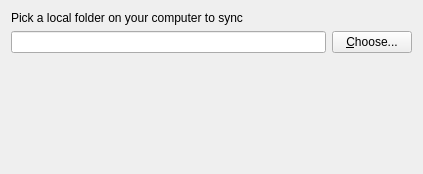
<?xml version="1.0" encoding="UTF-8"?>
<ui version="4.0">
 <class>FolderWizardSourcePage</class>
 <widget class="QWidget" name="FolderWizardSourcePage">
  <property name="geometry">
   <rect>
    <x>0</x>
    <y>0</y>
    <width>423</width>
    <height>174</height>
   </rect>
  </property>
  <property name="windowTitle">
   <string>Form</string>
  </property>
  <layout class="QVBoxLayout" name="verticalLayout">
   <item>
    <widget class="QLabel" name="label">
     <property name="text">
      <string>Pick a local folder on your computer to sync</string>
     </property>
    </widget>
   </item>
   <item>
    <layout class="QHBoxLayout" name="horizontalLayout">
     <item>
      <widget class="QLineEdit" name="localFolderLineEdit"/>
     </item>
     <item>
      <widget class="QPushButton" name="localFolderChooseBtn">
       <property name="text">
        <string>&amp;Choose...</string>
       </property>
      </widget>
     </item>
    </layout>
   </item>
   <item>
    <widget class="QLabel" name="warnLabel">
     <property name="text">
      <string/>
     </property>
     <property name="textFormat">
      <enum>Qt::RichText</enum>
     </property>
    </widget>
   </item>
   <item>
    <spacer name="verticalSpacer">
     <property name="orientation">
      <enum>Qt::Vertical</enum>
     </property>
     <property name="sizeHint" stdset="0">
      <size>
       <width>349</width>
       <height>0</height>
      </size>
     </property>
    </spacer>
   </item>
  </layout>
 </widget>
 <resources/>
 <connections/>
</ui>
